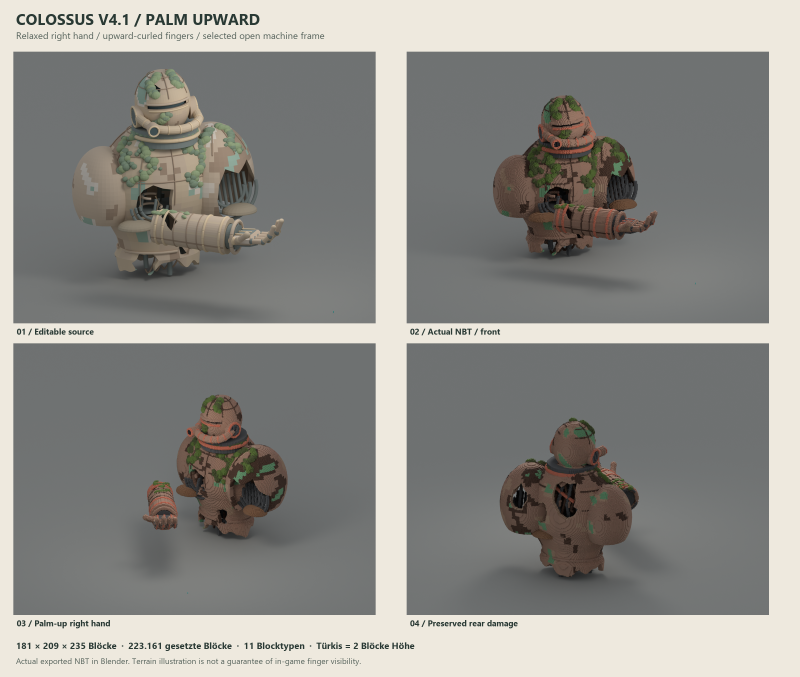
#> input picture relics/colossus/design/generated/colossus-v4-1-frame/colossus-v4-1-frame-review.png, 2400 x 2030 px, given in place of 09-hand-before.png, which was not available (shown at 1/3 size)
$ python review_v4_1.py
#> lines starting #> are read from the running program, lines starting #| are printed output that depends on the picture
"""Assemble the inspected V4.1 hand and obelisk revisions into publication sheets."""
from pathlib import Path
import json

from PIL import Image, ImageDraw, ImageFont

ROOT=Path(__file__).resolve().parents[1]


def sheet(title,subtitle,panels,footer,path):
#> called with title = 'COLOSSUS V4.1 / PALM UP, RELAXED FINGERS'
    image=Image.new("RGB",(2400,2150),"#eee9de")
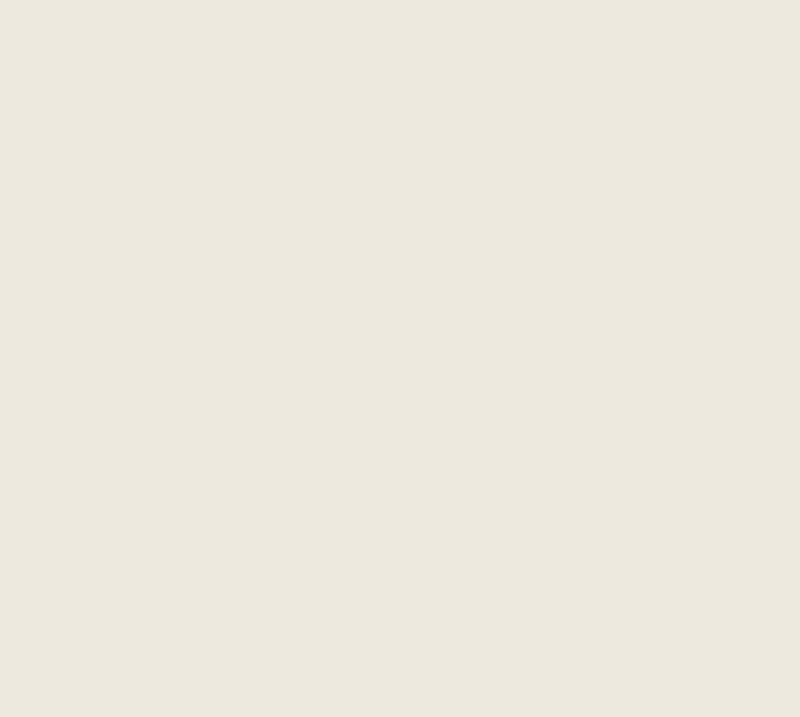
#> image: PIL image 2400x2150 RGB (shown at 1/3 size); mean R, G, B 238, 233, 222
    draw=ImageDraw.Draw(image)
    def font(size,bold=False):
        return ImageFont.truetype("C:/Windows/Fonts/segoeuib.ttf" if bold else "C:/Windows/Fonts/segoeui.ttf",size)
    draw.text((40,25),title,font=font(43,True),fill="#293934")
    draw.text((40,87),subtitle,font=font(26),fill="#54615a")
    for i,(source,label,note) in enumerate(panels):
        x,y=40+(i%2)*1180,150+(i//2)*900
        pic=Image.open(source).convert("RGB")
#> pic is the input picture: PIL image 2400x2030 RGB; mean R, G, B 143.7, 142.5, 137.8
        pic.thumbnail((1140,780),Image.Resampling.LANCZOS)
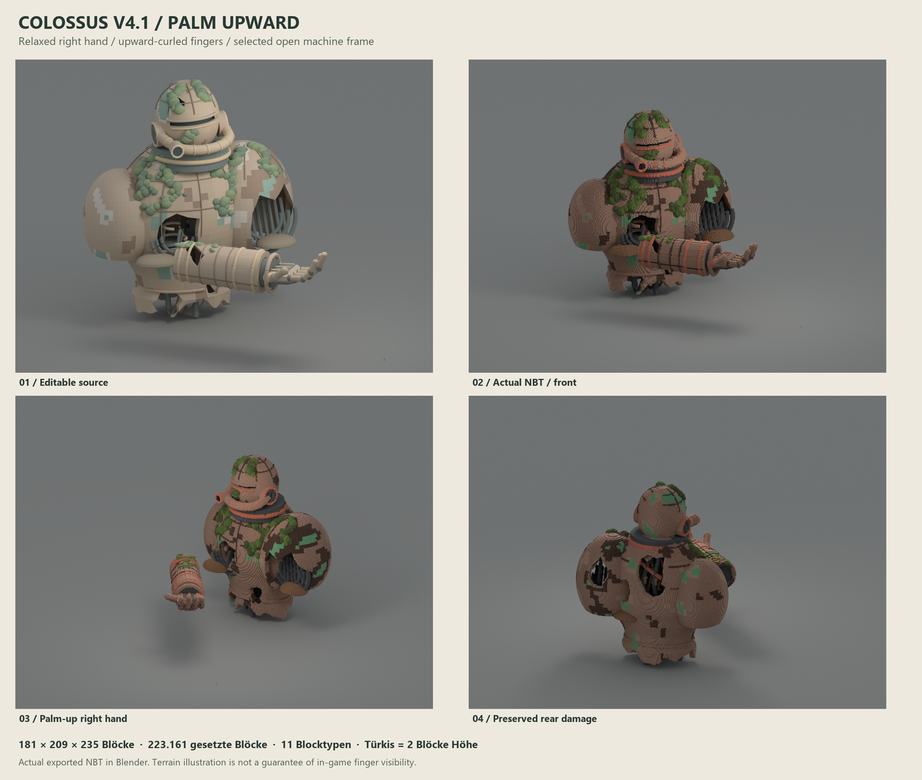
#> pic: PIL image 922x780 RGB; mean R, G, B 143.7, 142.5, 137.8
        image.paste(pic,(x+(1140-pic.width)//2,y+(780-pic.height)//2))
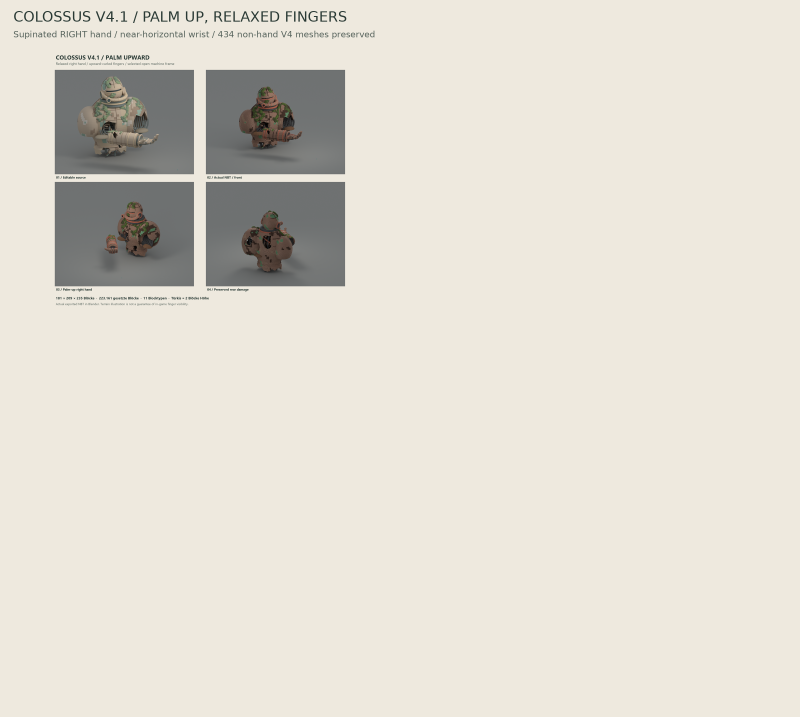
#> image: PIL image 2400x2150 RGB (shown at 1/3 size); mean R, G, B 224.4, 220, 209.9
        draw.text((x,y+792),label,font=font(29,True),fill="#293934")
        draw.text((x,y+838),note,font=font(23),fill="#54615a")
#> pass 2 of the loop in sheet, `for i,(source,label,note) in enumerate(panels):`:
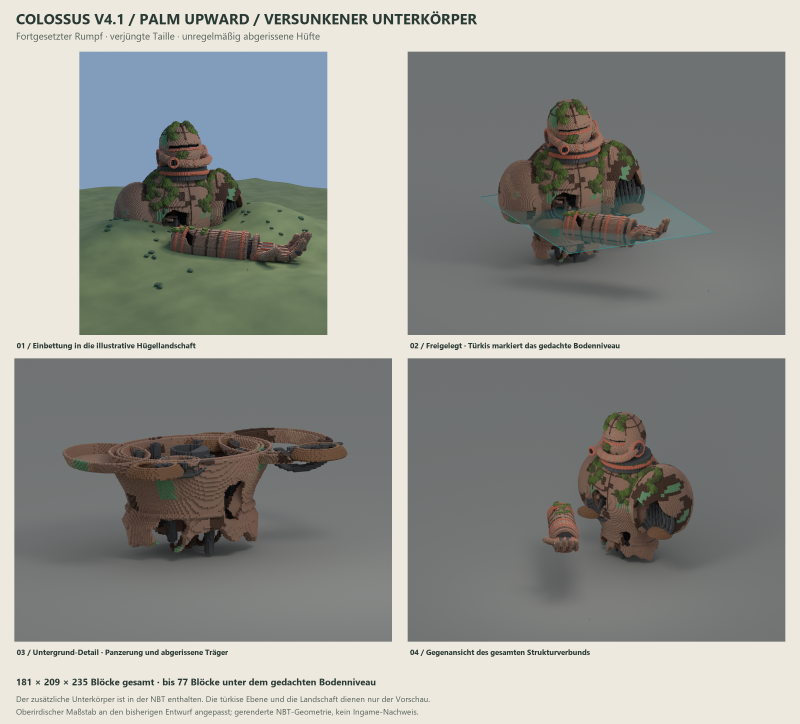
#> input picture relics/colossus/design/generated/colossus-v4-1-frame/colossus-v4-1-frame-underground-review.png, 2400 x 2170 px, given in place of 10-hand-palm-up.png, which was not available (shown at 1/3 size)
#> in sheet, pic is the input picture: PIL image 2400x2170 RGB; mean R, G, B 148.9, 149.6, 144.9
#> in sheet, `pic.thumbnail((1140,780),Image.Resampling.LANCZOS)`:
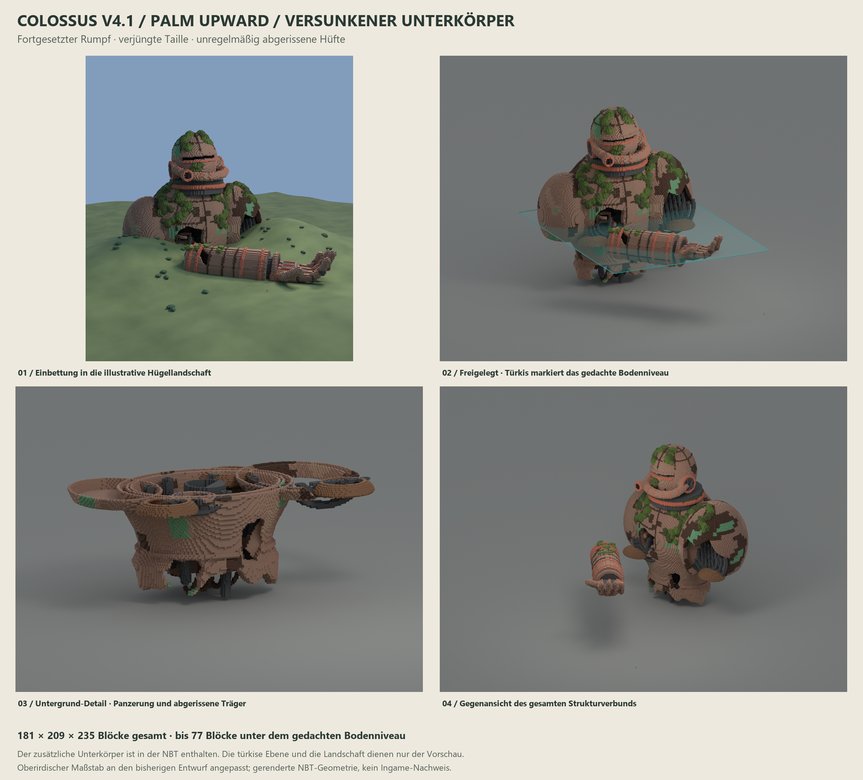
#> pic: PIL image 863x780 RGB; mean R, G, B 148.9, 149.6, 144.9
#> in sheet, `image.paste(pic,(x+(1140-pic.width)//2,y+(780-pic.height)//2))`:
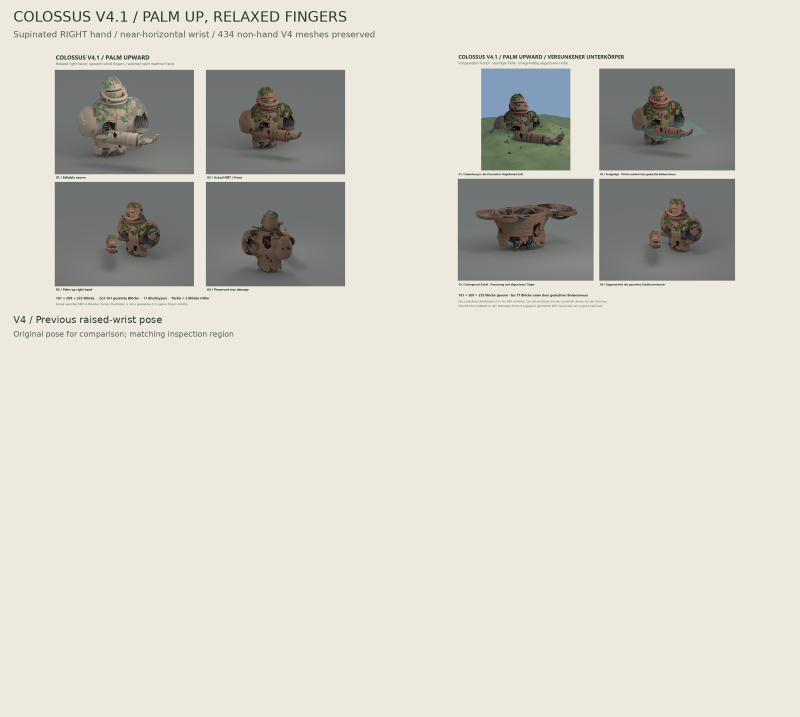
#> image: PIL image 2400x2150 RGB (shown at 1/3 size); mean R, G, B 212.5, 208.9, 199.6
    draw.text((40,2020),footer,font=font(24),fill="#54615a")
    draw.text((40,2070),"Actual exported NBT rendered in Blender. Inspection crops and surrounding terrain are preview aids.",font=font(24),fill="#54615a")
    image.save(path)
    print(path)


def main():
    colossus=ROOT/"relics/colossus/design/generated/colossus-v4-1-frame"
    sheet("COLOSSUS V4.1 / PALM UP, RELAXED FINGERS",
          "Supinated RIGHT hand / near-horizontal wrist / 434 non-hand V4 meshes preserved",
          [(colossus/"09-hand-before.png","V4 / Previous raised-wrist pose","Original pose for comparison; matching inspection region"),
           (colossus/"10-hand-palm-up.png","V4.1 / Open palm facing upward","Four fingers curl up; separate thumb, no anatomical mirroring"),
           (colossus/"11-hand-profile.png","V4.1 / Lower side view","Palm rests low; fingers rise independently of the wrist"),
           (colossus/"12-hand-higher-terrain.png","V4.1 / Illustrative higher ground","Source Y28 instead of Y20: fingertips remain visible")],
          "Higher-ground panel is a fixed illustration, not a guarantee for arbitrary worldgen slopes.",
          colossus/"colossus-v4-1-hand-review.png")
    obelisk=ROOT/"relics/obelisk/design/generated/obelisk-v4-1"
    old=ROOT/"relics/obelisk/design/generated/obelisk-v4"
    metadata=json.loads((obelisk/"obelisk-v4-1.design.json").read_text())
    removed=metadata["obelisk_v4"]["volume_removed_percent"]
    sheet("OBELISK V4.1 / QUIET FACETS & BRANCHING CRACKS",
          "Consistent sandstone sides / three real surface fissures / four broader edge spalls",
          [(old/"02-blocks-front.png","V4 / Previous contrasting patches","Preserved earlier export"),
           (obelisk/"02-blocks-front.png","V4.1 / Coherent sandstone faces","Local weathering; no alternating high-contrast patches"),
           (obelisk/"10-crack-1.png","V4.1 / Actual crack inspection crop","Open branching fissure with stone backing; cropped above/below"),
           (obelisk/"04-blocks-back.png","V4.1 / Opposite side","Antiprism, crown and solid core retained")],
          f"{removed:.3f}% monolith volume removed. Original V4 sand and foundation geometry retained.",
          obelisk/"obelisk-v4-1-changes-review.png")


#> (the run stopped early here; a loop or call above may not have finished)
